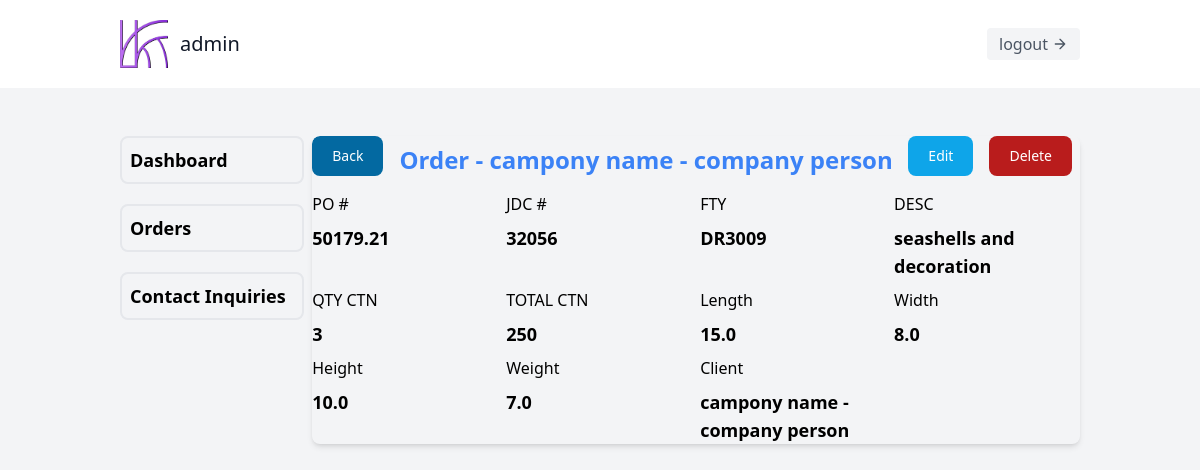
Screenshot of /dashboard/orders/show/11 (signed in) with the database file from the repository.
### webapp/models.py (models this page shows, shortened)
class CustomizedBoxOrder(models.Model):
    SIZE_UNIT_CHOICES = [
        ('inches', 'Inches'),
        ('cm', 'Centimeters'),
    ]
    po_number = models.CharField(max_length=20, unique=True)
    jdy_code_number = models.CharField(max_length=20, unique=True)
    fty_item_number = models.CharField(max_length=20, unique=True)
    item_description = models.TextField()
    qty_per_carton = models.PositiveIntegerField()
    total_carton_order = models.PositiveIntegerField()
    size_length = models.FloatField()
    size_width = models.FloatField()
    size_height = models.FloatField()
    size_unit = models.CharField(max_length=10, choices=SIZE_UNIT_CHOICES)
    weight = models.FloatField()
    client = models.ForeignKey(Client, on_delete=models.CASCADE)
    order_date = models.DateField(auto_now_add=True)
    delivery_date = models.DateField(null=True, blank=True)

class Client(models.Model):
    company_name = models.CharField(max_length=100)
    contact_person = models.CharField(max_length=100)
    contact_number = models.CharField(max_length=11)
    email = models.EmailField()
    consent_to_save = models.BooleanField(default=False)
    def __str__(self):
        return f"{self.company_name} - {self.contact_person}"

### webapp/views.py (the view)
# urls.py: path('show/<int:orderID>', views.order_show, name="order_show"),
@login_required(login_url='login')
def order_show(request, orderID):
    order = CustomizedBoxOrder.objects.filter(id=orderID).first()
    context = {
        'order' : order
    }
    return render(request, 'pages/dashboard/orders/show.html', context)

### webapp/templates/pages/dashboard/orders/show.html (shortened to what this page needs)
{% extends 'components/dashboard.html' %}
{% block content %}
<div class="relative overflow-x-auto shadow-md sm:rounded-lg min-h-[10rem] max-h-[20rem] flex flex-col gap-2">
    <div class="flex items-center gap-2 justify-between">
        <div class="flex items-center gap-2">
            <a href="{% url 'contact_index' %}" class="focus:outline-none text-white bg-sky-700 hover:bg-sky-800 focus:ring-4
            focus:ring-red-300 font-medium rounded-lg text-sm px-5 py-2.5 me-2 mb-2
             ">Back</a>
            <h1 class="text-2xl text-blue-500 font-bold flex items-center">Order - {{ order.client }}</h1>
        </div>
      <div class="flex items-center gap-2">
        <a href="{% url 'order_edit' order.id %}" class="focus:outline-none text-white bg-sky-500 hover:bg-sky-600 focus:ring-4
        focus:ring-sky-300 font-medium rounded-lg text-sm px-5 py-2.5 me-2 mb-2
         ">Edit</a>
         <a href="{% url 'order_delete' order.id %}" class="focus:outline-none text-white bg-red-700 hover:bg-sky-800 focus:ring-4
         focus:ring-red-300 font-medium rounded-lg text-sm px-5 py-2.5 me-2 mb-2
          ">Delete</a>
      </div>
    </div>
    <div class="grid grid-cols-4 grid-flow-row gap-2">
        <div class="flex flex-col gap-2">
            <p>PO #</p>
            <h1 class="text-lg font-bold">{{order.po_number}}</h1>
        </div>
        <div class="flex flex-col gap-2">
            <p>JDC #</p>
            <h1 class="text-lg font-bold">{{order.jdy_code_number}}</h1>
        </div>
        <div class="flex flex-col gap-2">
            <p>FTY</p>
            <h1 class="text-lg font-bold">{{order.fty_item_number}}</h1>
        </div>
        <div class="flex flex-col gap-2">
            <p>DESC</p>
            <h1 class="text-lg font-bold">{{order.item_description}}</h1>
        </div>
        <div class="flex flex-col gap-2">
            <p>QTY CTN</p>
            <h1 class="text-lg font-bold">{{order.qty_per_carton}}</h1>
        </div>
        <div class="flex flex-col gap-2">
            <p>TOTAL CTN</p>
            <h1 class="text-lg font-bold">{{order.total_carton_order}}</h1>
        </div>
        <div class="flex flex-col gap-2">
            <p>Length</p>
            <h1 class="text-lg font-bold">{{order.size_length}}</h1>
        </div>
        <div class="flex flex-col gap-2">
            <p>Width</p>
            <h1 class="text-lg font-bold">{{order.size_width}}</h1>
        </div>
        <div class="flex flex-col gap-2">
            <p>Height</p>
            <h1 class="text-lg font-bold">{{order.size_height}}</h1>
        </div>
        <div class="flex flex-col gap-2">
            <p>Weight</p>
            <h1 class="text-lg font-bold">{{order.weight}}</h1>
        </div>
        <div class="flex flex-col gap-2">
            <p>Client</p>
            <h1 class="text-lg font-bold">{{order.client}}</h1>
        </div>
    </div>
</div>
</div>
{% endblock content %}

### webapp/templates/components/dashboard/navbar.html
{% load static %}
<header class="text-gray-600 body-font bg-white flex justify-center">
    <div class="container mx-auto flex justify-between p-5 flex-col md:flex-row items-center w-5/6">
      <a class="flex title-font font-medium items-center text-gray-900 mb-4 md:mb-0" href="{% url 'home' %}">
        <img src="{% static 'images/logo.png' %}" alt="" srcset="" class="object object-center h-12 w-12">
        <span class="ml-3 text-xl">{{request.user.username}}</span>
      </a>
      <a href="{% url 'logout' %}">
        <button class="inline-flex items-center bg-gray-100 border-0 py-1 px-3 focus:outline-none hover:bg-gray-200 rounded text-base mt-4 md:mt-0">logout
            <svg fill="none" stroke="currentColor" stroke-linecap="round" stroke-linejoin="round" stroke-width="2" class="w-4 h-4 ml-1" viewBox="0 0 24 24">
              <path d="M5 12h14M12 5l7 7-7 7"></path>
            </svg>
          </button>
      </a>
    </div>
  </header>

### rows the page displays
CustomizedBoxOrder: client "campony name - company person", po_number "50179.21", jdy_code_number "32056", fty_item_number "DR3009", item_description "seashells and decoration", qty_per_carton "3", total_carton_order "250", size_length "15.0", size_width "8.0", size_height "10.0", weight "7.0"

### other values shown
{{ request.user.username }} "admin"
